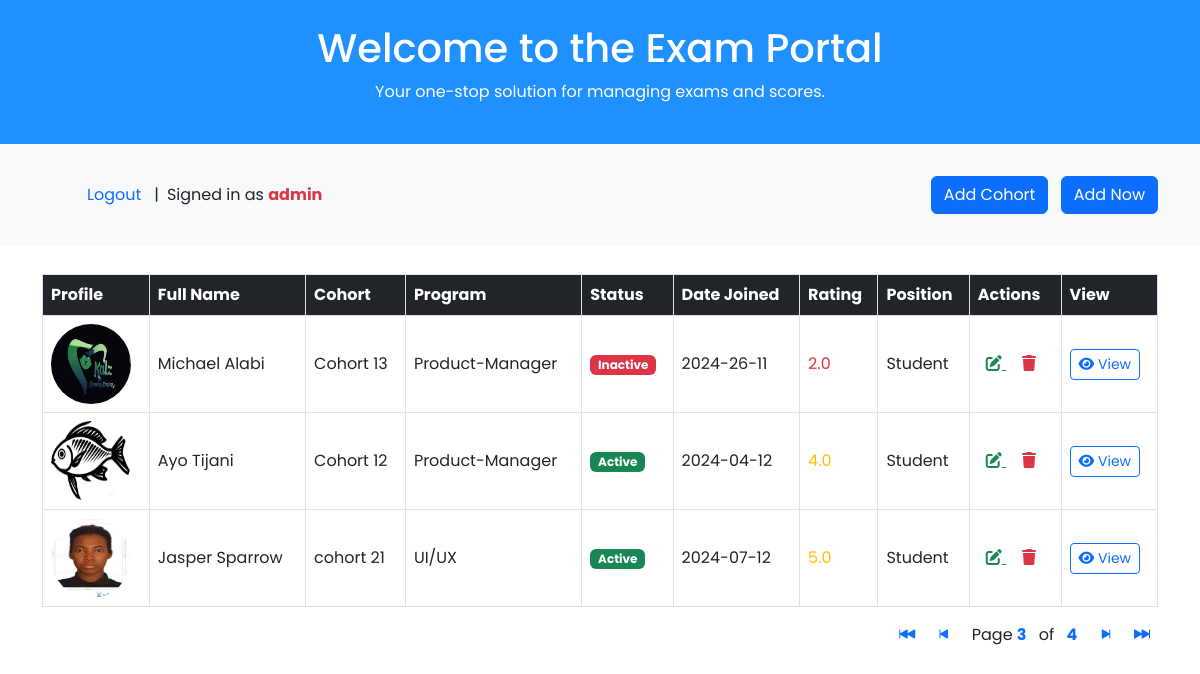
The app's page /student_list?page=3 (signed in) with its own data.
### students/models.py (models this page shows, shortened)
class Student(models.Model):
  username = models.CharField(max_length=100,unique=True)
  first_name = models.CharField(max_length=100)
  last_name = models.CharField(max_length=100)
  student_type = models.CharField(max_length=9, choices=student_position, default='Student')
  status = models.BooleanField(default=True)
  email = models.EmailField(max_length=254, unique=True, validators=[mail_validator])
  phone = models.CharField(max_length=11, null=True, blank=True)
  slug = models.SlugField(unique=True, blank=True, editable=False)

class Student_Profile(models.Model):
  student = models.OneToOneField(Student, on_delete=models.CASCADE)
  bio = models.TextField()
  DOB = models.DateField()
  address = models.CharField(max_length=500)
  rating = models.FloatField(default=0.0)
  profile_picture = models.ImageField(upload_to='student_profile')
  date_join = models.DateTimeField(auto_now_add=True)

class Cohort_Group(models.Model):
  name = models.CharField(max_length=100)
  date_join = models.DateTimeField(auto_now_add=True)
  students = models.ManyToManyField(Student)

class Program(models.Model):
  courses = models.CharField(max_length=500)
  grade = models.IntegerField(default=0)
  student = models.ForeignKey(Student, on_delete=models.CASCADE)

### students/views.py (the view)
# urls.py: path('student_list', views.student_list, name='student_list'),
@login_required(login_url='/login')
def student_list(request):
    student_list = Student.objects.all()
    paginator = Paginator(student_list, 3)
    page_number = request.GET.get("page")
    page_obj = paginator.get_page(page_number)
    student_type = student_position
    all_cohorts = Cohort_Group.objects.all()
    context = {
        'students': page_obj,
        'type': student_type,
        'all_cohorts': all_cohorts,
    }
    return render(request, 'blog/studentlist.html', context)

### templates/blog/studentlist.html (shortened to what this page needs)
{% load static %}
<!DOCTYPE html>
<html lang="en">
  <head>
    <link
      href="https://cdn.jsdelivr.net/npm/bootstrap@5.3.0-alpha1/dist/css/bootstrap.min.css"
      rel="stylesheet" />
    <link
      rel="stylesheet"
      href="https://cdnjs.cloudflare.com/ajax/libs/font-awesome/6.0.0-beta3/css/all.min.css" />
    <link
      rel="stylesheet"
      href="https://cdn.jsdelivr.net/npm/bootstrap-icons@1.11.3/font/bootstrap-icons.min.css" />
    <link rel="stylesheet" href="{% static 'CSS/list.css' %}" />
  </head>
  <body>
    <header class="bg-info text-white py-4 text-center">
      <h1>Welcome to the Exam Portal</h1>
      <p>Your one-stop solution for managing exams and scores.</p>
    </header>
    <section class="filter-section py-3 bg-light">
      <div class="container d-flex justify-content-between align-items-center">
        <section class="filter-section py-3 bg-light">
          <div class="container d-flex justify-content-between align-items-center">
            {% if user.is_authenticated %}
            <form action="{% url 'logout' %}" method="post">
              <button type="submit" class='btn btn-outline text-primary'>Logout</button>
            </form> |
            <span class="ms-2"> Signed in as <strong class="text-danger">{{user.username}}</strong></span>
            {% else %}
            <div>
              <a class="nav-link text-primary" href="/login">Login</a>
            </div>
            {% endif %}
          </div>
        </section>
        <div class="text-end">
          <button
          class="btn btn-primary me-2"
          data-bs-toggle="modal"
          data-bs-target="#addCohort">
          Add Cohort
        </button>
          <button
            class="btn btn-primary"
            data-bs-toggle="modal"
            data-bs-target="#addUserModal">
            Add Now
          </button>
        </div>
      </div>
    </section>
    <section class="container mt-1 mb-5">
      <div class="table-responsive">
        <table class="table align-middle table-bordered table-hover mt-4">
          <thead class="table-dark">
            {% if students %}
            <tr>
              <th>Profile</th>
              <th>Full Name</th>
              <th>Cohort</th>
              <th>Program</th>
              <th>Status</th>
              <th>Date Joined</th>
              <th>Rating</th>
              <th>Position</th>
              <th>Actions</th>
              <th>View</th>
            </tr>
          </thead>
          <tbody>
            {% for student in students %}
            <tr>
              <td>
                {% if student.student_profile %}
                <img
                src="{{student.student_profile.profile_picture.url}}"
                alt="Profile"
                width="80"
                height="80"
                class="rounded-circle" />
                {% endif %}
              </td>
              <td>{{student.first_name}} {{student.last_name}}</td>
              {% for cohort in student.cohort_group_set.all %}
              <td>{{cohort.name}}</td>
              {% empty %}
              <td>No Cohort</td>
              {% endfor %}
              {% for course in student.program_set.all %}
              <td>{{course.courses}}</td>
              {% empty %}
              <td>No Program</td>
              {% endfor %}
              <td>
                {% if student.status %}
                <span class="badge bg-success text-white">{{student.status|yesno:"Active,Inactive"}}</span>
                {% else %}
                <span class="badge bg-danger text-white">{{student.status|yesno:"Active,Inactive"}}</span>
                {% endif %}              </td>
              <td>{{student.student_profile.date_join|date:"Y-d-m"}}</td>
              {% if student.student_profile.rating <= 3 %}
              <td class="text-danger">{{student.student_profile.rating}}</td>
              {% elif student.student_profile.rating <= 5 %}
              <td class="text-warning">{{student.student_profile.rating}}</td>
              {% else %}
              <td class="text-success">{{student.student_profile.rating}}</td>
              {% endif %}
              <td>{{student.student_type}}</td>
              <td>
                <a
                href="{% url 'edit_views' student.slug %}"
                class="text-success m-2">
                <i class="fas fa-edit"></i>
                </a>
                <a
                  href="{% url 'del_student' student.pk %}"
                  class="text-danger m-2">
                  <i class="fas fa-trash"></i>
                </a>
              </td>
              <td>
                <a
                  href="{% url 'student_profile' student.slug %}"
                  target="_blank"
                  class="btn btn-sm btn-outline-primary">
                  <i class="fas fa-eye"></i> View
                </a>
              </td>
            </tr>
            {% endfor %}
          </tbody>
          {% else %}
          <header class="text-danger py-4 text-center">
            <h1>No students' record available</h1>
          </header>
          {% endif %}
        </table>
      </div>
      <div class="pagination float-end">
        <span class="step-links">
          {% if students.has_previous %}
          <a href="?page=1" class="ms-2 me-2 text-decoration-none"
            ><i class="bi bi-skip-backward-fill"></i
          ></a>
          <a
            href="?page={{ students.previous_page_number }}"
            class="ms-2 me-2 text-decoration-none"
            ><i class="bi bi-skip-start-fill"></i
          ></a>
          {% endif %}
          <span class="current ms-2 me-2">
            Page <b class="text-primary me-2">{{ students.number }}</b> of
            <b class="text-primary ms-2">{{ students.paginator.num_pages }}</b>
          </span>
          {% if students.has_next %}
          <a
            href="?page={{ students.next_page_number }}"
            class="ms-2 me-2 text-decoration-none"
            ><i class="bi bi-skip-end-fill"></i
          ></a>
          <a
            href="?page={{ students.paginator.num_pages }}"
            class="ms-2 me-2 text-decoration-none"
            ><i class="bi bi-skip-forward-fill"></i
          ></a>
          {% endif %}
        </span>
      </div>
    </section>
  </body>
</html>

### staticfiles/css/list.css (style rules this page uses)
body { font-family: 'Poppins', sans-serif; }
.filter-section { background-color: #f4f5fa; padding: 20px; }
.table { border-collapse: collapse; }
.table th, .table td { vertical-align: middle; border: 1px solid #dee2e6; }
.badge { background-color: #e9f0fa; color: #5A55D8; }
.bg-info { background-color: dodgerblue !important; }

### records on screen
Student: student_profile.profile_picture (picture), first_name "Michael", last_name "Alabi", status "Inactive", student_profile.date_join "2024-26-11", student_profile.rating "2.0", student_type "Student"
Cohort_Group: name "Cohort 13"
Program: courses "Product-Manager"
Student: student_profile.profile_picture (picture), first_name "Ayo", last_name "Tijani", status "Active", student_profile.date_join "2024-04-12", student_profile.rating "4.0", student_type "Student"
Cohort_Group: name "Cohort 12"
Program: courses "Product-Manager"
Student: student_profile.profile_picture (picture), first_name "Jasper", last_name "Sparrow", status "Active", student_profile.date_join "2024-07-12", student_profile.rating "5.0", student_type "Student"
Cohort_Group: name "cohort 21"
Program: courses "UI/UX"

### other values on screen
{{ user.username }} "admin"
{{ students.number }} "3"
{{ students.paginator.num_pages }} "4"
